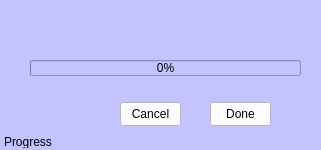
<?xml version="1.0" encoding="UTF-8"?>
<ui version="4.0">
 <class>Dialog</class>
 <widget class="QDialog" name="Dialog">
  <property name="windowModality">
   <enum>Qt::WindowModal</enum>
  </property>
  <property name="geometry">
   <rect>
    <x>0</x>
    <y>0</y>
    <width>321</width>
    <height>150</height>
   </rect>
  </property>
  <property name="sizePolicy">
   <sizepolicy hsizetype="Maximum" vsizetype="Maximum">
    <horstretch>0</horstretch>
    <verstretch>0</verstretch>
   </sizepolicy>
  </property>
  <property name="maximumSize">
   <size>
    <width>321</width>
    <height>150</height>
   </size>
  </property>
  <property name="contextMenuPolicy">
   <enum>Qt::NoContextMenu</enum>
  </property>
  <property name="windowTitle">
   <string>Download status</string>
  </property>
  <property name="windowIcon">
   <iconset>
    <normaloff>icons/1040213-ui/png/028-download.png</normaloff>icons/1040213-ui/png/028-download.png</iconset>
  </property>
  <property name="statusTip">
   <string notr="true"/>
  </property>
  <property name="whatsThis">
   <string notr="true"/>
  </property>
  <property name="styleSheet">
   <string notr="true">background-color: rgb(194, 195, 255);</string>
  </property>
  <property name="sizeGripEnabled">
   <bool>false</bool>
  </property>
  <property name="modal">
   <bool>true</bool>
  </property>
  <widget class="QProgressBar" name="progressBar">
   <property name="geometry">
    <rect>
     <x>30</x>
     <y>60</y>
     <width>271</width>
     <height>16</height>
    </rect>
   </property>
   <property name="value">
    <number>0</number>
   </property>
   <property name="textVisible">
    <bool>true</bool>
   </property>
   <property name="invertedAppearance">
    <bool>false</bool>
   </property>
   <property name="textDirection">
    <enum>QProgressBar::TopToBottom</enum>
   </property>
  </widget>
  <widget class="QToolButton" name="doned">
   <property name="geometry">
    <rect>
     <x>210</x>
     <y>102</y>
     <width>61</width>
     <height>24</height>
    </rect>
   </property>
   <property name="font">
    <font>
     <weight>50</weight>
     <bold>false</bold>
    </font>
   </property>
   <property name="styleSheet">
    <string notr="true">background-color: rgb(255, 255, 255);</string>
   </property>
   <property name="text">
    <string>Done</string>
   </property>
  </widget>
  <widget class="QToolButton" name="canceld">
   <property name="geometry">
    <rect>
     <x>120</x>
     <y>102</y>
     <width>61</width>
     <height>24</height>
    </rect>
   </property>
   <property name="styleSheet">
    <string notr="true">background-color: rgb(255, 255, 255);</string>
   </property>
   <property name="text">
    <string>Cancel</string>
   </property>
  </widget>
  <widget class="QLabel" name="downloadstatus">
   <property name="geometry">
    <rect>
     <x>4</x>
     <y>135</y>
     <width>200</width>
     <height>13</height>
    </rect>
   </property>
   <property name="text">
    <string>Progress</string>
   </property>
  </widget>
 </widget>
 <resources/>
 <connections/>
</ui>
